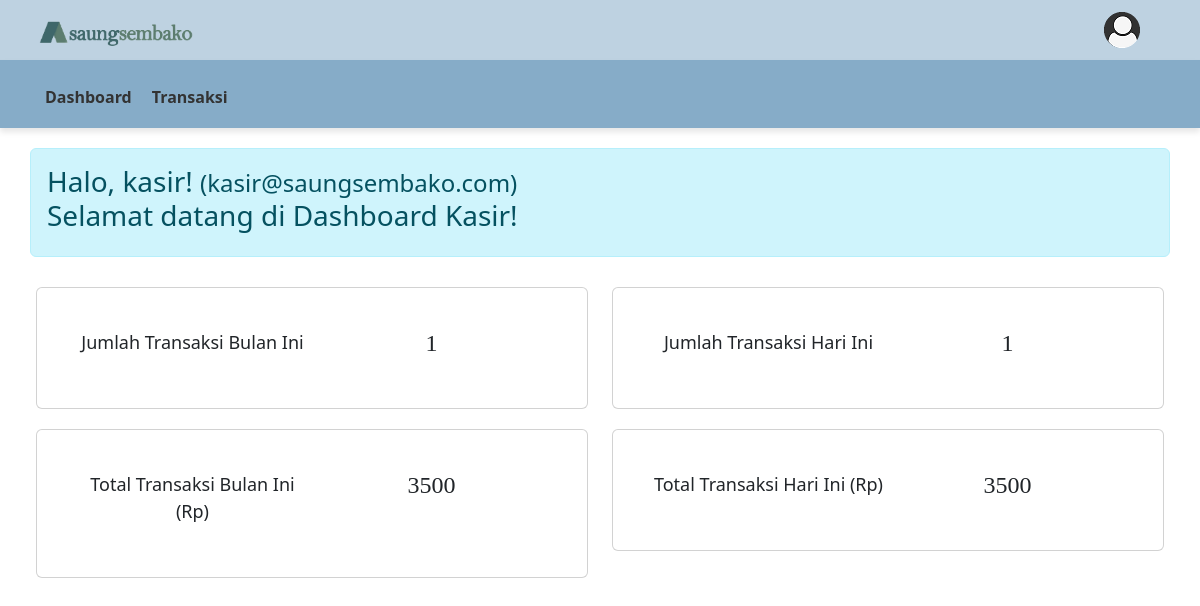
The app's page /kasir/index.php (signed in) with its own data.
### tables this page shows
CREATE TABLE `users` (
  `USERNAME` varchar(64) NOT NULL,
  `EMAIL` varchar(128) NOT NULL,
  `PASSWORD` varchar(64) NOT NULL,
  `LEVEL` enum('PEMILIK','KASIR') NOT NULL
);

### pages/dashboard.php (the view, shortened to what this page needs)
<?php
$USER = $_SESSION['USERNAME'];
$query_statistik1   = mysqli_query($koneksi,"SELECT count(*) AS total_barang FROM barang");
$data_statistik1    = mysqli_fetch_array($query_statistik1);
$query_statistik2   = mysqli_query($koneksi,"SELECT count(*) AS total_jenis FROM jenis_barang");
$data_statistik2    = mysqli_fetch_array($query_statistik2);
$query_statistik3   = mysqli_query($koneksi,"SELECT count(*) AS total_user FROM users");
$data_statistik3    = mysqli_fetch_array($query_statistik3);
$query_user_transaksi = mysqli_query($koneksi, "SELECT USERNAME, COUNT(*) 'TOTAL' FROM transaksi WHERE STATUS = 'DIBAYAR'  AND YEAR(TANGGAL) = YEAR(NOW()) AND MONTH(TANGGAL) = MONTH(NOW()) GROUP BY USERNAME ORDER BY COUNT(*) DESC");
$data_user_transaksi = mysqli_fetch_array($query_user_transaksi);
$query_total_transaksi = mysqli_query($koneksi, "SELECT COUNT(*) 'TOTAL', COALESCE(SUM(TOTAL)) 'PEMASUKAN' FROM `transaksi` WHERE STATUS = 'DIBAYAR' AND YEAR(TANGGAL) = YEAR(NOW()) AND MONTH(TANGGAL) = MONTH(NOW())");
$data_total_transaksi = mysqli_fetch_array($query_total_transaksi);
$query_kasir = mysqli_query($koneksi, "SELECT (SELECT COUNT(*) FROM `transaksi` WHERE USERNAME = '$USER' AND YEAR(TANGGAL) = YEAR(NOW()) AND MONTH(TANGGAL) = MONTH(NOW())) AS `JumlahTransaksiBulanIni`, (SELECT COUNT(*) FROM `transaksi` WHERE USERNAME = '$USER' AND DATE(TANGGAL) = DATE(NOW()) AND STATUS = 'DIBAYAR') AS `JumlahTransaksiHariIni`, COALESCE((SELECT SUM(COALESCE(TOTAL, 0)) FROM `transaksi` WHERE USERNAME = '$USER' AND YEAR(TANGGAL) = YEAR(NOW()) AND MONTH(TANGGAL) = MONTH(NOW())), 0) AS `TotalTransaksiBulanIni`, COALESCE((SELECT SUM(COALESCE(TOTAL, 0)) FROM `transaksi` WHERE USERNAME = '$USER' AND DATE(TANGGAL) = DATE(NOW())),0) AS `TotalTransaksiHariIni`;");
$data_kasir = mysqli_fetch_array($query_kasir);
?>
<?php
$QUERY = mysqli_query($koneksi, "SELECT * FROM users WHERE USERNAME='".$_SESSION['USERNAME']."'");
while ($DATA = mysqli_fetch_array($QUERY)) {
   $NIP = $DATA['EMAIL'];
   $QUERY2 = mysqli_query($koneksi, "SELECT * FROM users WHERE users.EMAIL='$NIP'");
   $DATA2 = mysqli_fetch_array($QUERY2);
   if ($_SESSION['USERNAME']) {
      if ($_SESSION['LEVEL'] == "PEMILIK") {
         echo "
            <div class='alert alert-info alert-dismissible fade show' role='alert' style='width: 95%; margin: 10px auto;'>
               <h3>
               Halo, $DATA2[USERNAME]! <font size='5px'>($DATA2[EMAIL])</font><br>
               Selamat datang di Dashboard Admin!
               </h3>
            </div>
            <div class='row' style='width: 96%; margin: 10px auto;'>
               <div class='col-md-12 col-xl-4' style='margin-top:20px;'>
                  <div class='card m-b-30'>
                     <div class='card-body'>
                        <div class='container' style='text-align:center;'>
                           <div class='text'>
                              <p style='margin-top: 5px; font-size: 18px;'>Total Barang</p>
                           </div>
                           <div>
                              <p style='font-family: sans-serif; font-size: 22px;'>".$data_statistik1['total_barang']." Barang</p>
                           </div>
                        </div>
                     </div>
                  </div>
               </div>
               <div class='col-md-12 col-xl-4' style='margin-top:20px;'>
                  <div class='card m-b-30'>
                     <div class='card-body'>
                        <div class='container' style='text-align:center;'>
                           <div class='text'>
                              <p style='margin-top: 5px; font-size: 18px;'>Total Jenis Barang</p>
                           </div>
                           <div>
                           <p style='font-family: sans-serif; font-size: 22px;'>".$data_statistik2['total_jenis']." Jenis</p>
                           </div>
                        </div>
                     </div>
                  </div>
               </div>
               <div class='col-md-12 col-xl-4' style='margin-top:20px;'>
                  <div class='card m-b-30'>
                     <div class='card-body'>
                        <div class='container' style='text-align:center;'>
                           <div class='text'>
                              <p style='margin-top: 5px; font-size: 18px;'>User Terdaftar</p>
                           </div>
                           <div>
                           <p style='font-family: sans-serif; font-size: 22px;'>".$data_statistik3['total_user']." User</p>
                           </div>
                        </div>
                     </div>
                  </div>
               </div>
               <div class='col-md-12 col-xl-6' style='margin-top:20px;'>
                  <div class='card m-b-30'>
                     <div class='card-body'>
                        <div class='container' style='text-align:center;'>
                           <div class='text'>
                              <p style='margin-top: 5px; font-size: 18px;'>Transaksi Bulan Ini</p>
                           </div>
                           <div  >
                           <p style='font-family: sans-serif; font-size: 22px;'>Rp".$data_total_transaksi['PEMASUKAN']." (".$data_total_transaksi['TOTAL']." Transaksi)</p>
                           </div>
                        </div>
                     </div>
                  </div>
               </div>
               <div class='col-md-12 col-xl-6' style='margin-top:20px;'>
                  <div class='card m-b-30'>
                     <div class='card-body'>
                        <div class='container' style='text-align:center;'>
                           <div class='text'>
                              <p style='margin-top: 5px; font-size: 18px;'>Transaksi Terbanyak</p>
                           </div>
                           <div>
                           <p style='font-family: sans-serif; font-size: 22px;'>".($data_user_transaksi['USERNAME'] ?? '')." (".($data_user_transaksi['TOTAL'] ?? '0')." Transaksi)</p>
                           </div>
                        </div>
                     </div>
                  </div>
               </div>
            ";
      } else if ($_SESSION['LEVEL'] == "KASIR") {
         echo "
            <div class='alert alert-info alert-dismissible fade show' role='alert' style='width: 95%; margin: 10px auto;'>
               <h3>
               Halo, $DATA2[USERNAME]! <font size='5px'>($DATA2[EMAIL])</font><br>
               Selamat datang di Dashboard Kasir!
               </h3>
            </div>
            <div class='row' style='width: 96%; margin: 10px auto;'>
               <div class='col-md-12 col-xl-6' style='margin-top:20px;'>
                  <div class='card m-b-30'>
                     <div class='card-body'>
                        <div class='container' style='text-align:center;'>
                           <div class='text'>
                              <p style='margin-top: 5px; font-size: 18px;'>Jumlah Transaksi Bulan Ini</p>
                           </div>
                           <div>
                              <h2 style='font-family: \"Slabserif\", serif; font-size: 24px; margin-top: 5px;'>".$data_kasir['JumlahTransaksiBulanIni']."</h2>
                           </div>
                        </div>
                     </div>
                  </div>
               </div>
               <div class='col-md-12 col-xl-6' style='margin-top:20px;'>
                  <div class='card m-b-30'>
                     <div class='card-body'>
                        <div class='container' style='text-align:center;'>
                           <div class='text'>
                              <p style='margin-top: 5px; font-size: 18px;'>Jumlah Transaksi Hari Ini</p>
                           </div>
                           <div>
                              <h2 style='font-family: \"Slabserif\", serif; font-size: 24px; margin-top: 5px;'>".$data_kasir['JumlahTransaksiHariIni']."</h2>
                           </div>
                        </div>
                     </div>
                  </div>
               </div>
               <div class='col-md-12 col-xl-6' style='margin-top:20px;'>
                  <div class='card m-b-30'>
                     <div class='card-body'>
                        <div class='container' style='text-align:center;'>
                           <div class='text'>
                              <p style='margin-top: 5px; font-size: 18px;'>Total Transaksi Bulan Ini (Rp)</p>
                           </div>
                           <div>
                              <h2 style='font-family: \"Slabserif\", serif; font-size: 24px; margin-top: 5px;'>".$data_kasir['TotalTransaksiBulanIni']."</h2>
                           </div>
                        </div>
                     </div>
                  </div>
               </div>
               <div class='col-md-12 col-xl-6' style='margin-top:20px;'>
                  <div class='card m-b-30'>
                     <div class='card-body'>
                        <div class='container' style='text-align:center;'>
                           <div class='text'>
                              <p style='margin-top: 5px; font-size: 18px;'>Total Transaksi Hari Ini (Rp)</p>
                           </div>
                           <div>
                              <h2 style='font-family: \"Slabserif\", serif; font-size: 24px; margin-top: 5px;'>".$data_kasir['TotalTransaksiHariIni']."</h2>
                           </div>
                        </div>
                     </div>
                  </div>
               </div>
            </div>
         ";
      }
   }
}
?>

### assets/css/style.css (style rules this page uses)
* { margin: 0; padding: 0; box-sizing: border-box; }

### pages/dashboard.php (style rules this page uses)
.container { display: grid; grid-template-columns: 1fr 1fr; padding: 20px; }
.text { grid-column: 1; }

### records on screen
users: USERNAME "kasir", EMAIL "kasir@saungsembako.com", JumlahTransaksiBulanIni "1", JumlahTransaksiHariIni "1", TotalTransaksiBulanIni "3500", TotalTransaksiHariIni "3500"
